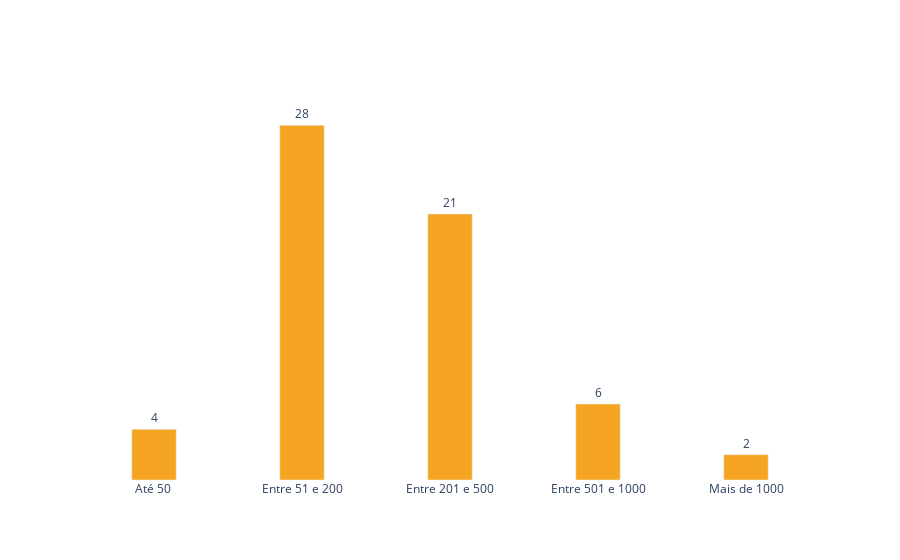

The notebook cell this image was saved under:
### Code cell
dfmat_ec = pd.read_csv('mat_23_embu.csv', names=['Limite', 'Total'])

categories = dfmat_ec['Limite'].values
group1 = dfmat_ec['Total'].values

# Create traces for each group
trace1 = go.Bar(
    x=categories, 
    y=group1, 
    width=0.3, 
    marker=dict(color=COLOR_PALETTE['yellow']),
    text=[f'{group1[i]}' for i in range(len(categories))],
    textposition='outside',
)

# Define layout
layout = go.Layout(
    xaxis=dict(showgrid=False),
    yaxis=dict(showgrid=False, showticklabels=False, range=[0, 30]),
    plot_bgcolor='white'
)

# Create figure object
fig = go.Figure(data=[trace1], layout=layout)

# Show plot
fig.show()

### Figure 1 — Plotly figure (JSON) as saved in the notebook; plotly's stock layout.template omitted (floating-point values rounded to 4 significant figures)
{"data": [{"marker": {"color": "#f6a522"}, "text": ["4", "28", "21", "6", "2"], "textposition": "outside", "type": "bar", "width": 0.3, "x": ["Até 50 ", "Entre 51 e 200", "Entre 201 e 500", "Entre 501 e 1000", "Mais de 1000"], "y": [4, 28, 21, 6, 2]}], "layout": {"plot_bgcolor": "white", "xaxis": {"showgrid": false}, "yaxis": {"range": [0, 30], "showgrid": false, "showticklabels": false}}}
